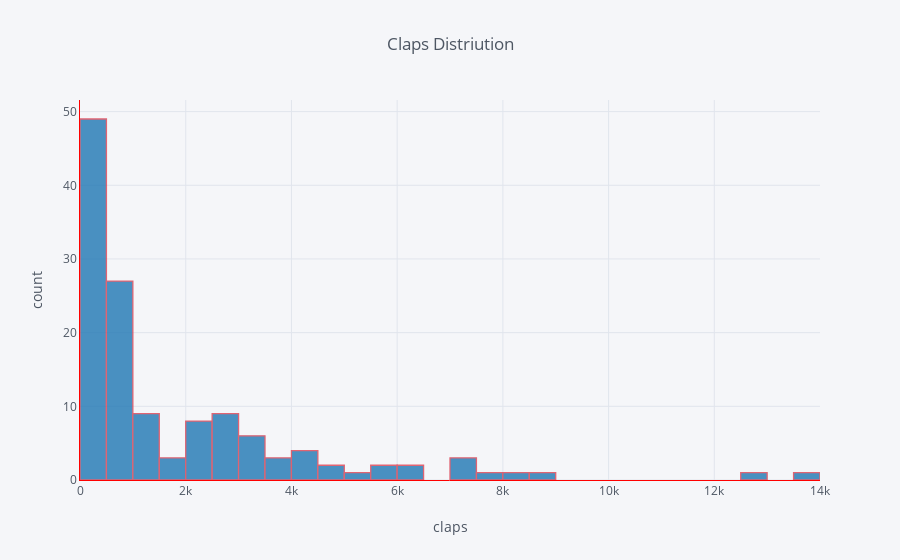

This figure's notebook cell:
### Markdown cell above
Univariate (single vaiable) Distributions - histogram or boxplot

### Code cell
#Histograms
df['claps'].iplot(
    kind='hist',
    bins=30,
    xTitle='claps',
    linecolor='red',
    yTitle='count',
    title='Claps Distriution')

### Figure 1 — Plotly figure (JSON) as saved in the notebook; plotly's stock layout.template omitted (floating-point values rounded to 4 significant figures; data arrays with more than 128 entries replaced by an {"elided": "..."} marker saying what was removed)
{"data": [{"histfunc": "count", "histnorm": "", "marker": {"color": "rgba(31, 119, 180, 1.0)", "line": {"color": "#db4052", "width": 1.3}}, "name": "claps", "nbinsx": 30, "opacity": 0.8, "orientation": "v", "type": "histogram", "uid": "e1d6c21c-7182-46d4-96c9-1e4f968e3ee8", "x": {"elided": "133 int values"}}], "layout": {"barmode": "overlay", "legend": {"bgcolor": "#F5F6F9", "font": {"color": "#4D5663"}}, "paper_bgcolor": "#F5F6F9", "plot_bgcolor": "#F5F6F9", "title": {"font": {"color": "#4D5663"}, "text": "Claps Distriution"}, "xaxis": {"gridcolor": "#E1E5ED", "linecolor": "red", "showgrid": true, "tickfont": {"color": "#4D5663"}, "title": {"font": {"color": "#4D5663"}, "text": "claps"}, "zerolinecolor": "#E1E5ED"}, "yaxis": {"gridcolor": "#E1E5ED", "linecolor": "red", "showgrid": true, "tickfont": {"color": "#4D5663"}, "title": {"font": {"color": "#4D5663"}, "text": "count"}, "zerolinecolor": "#E1E5ED"}}}
